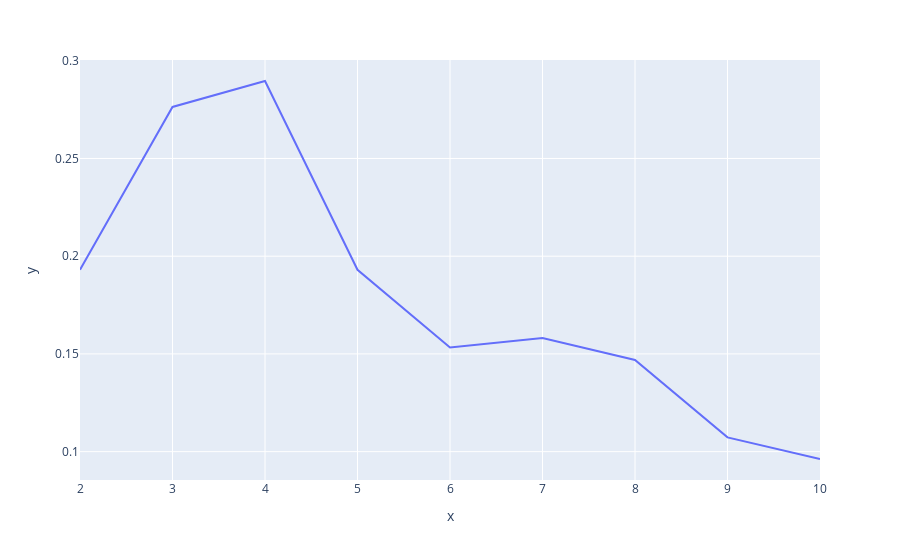

Notebook code cell kept with this figure:
### Code cell
# Plot the sill score to determine the number of clusters
x_axis,sil = calculate_sill_ag(distance_matrix,10)
px.line(x=x_axis,y=sil)

### Figure 1 — Plotly figure (JSON) as saved in the notebook; plotly's stock layout.template omitted (floating-point values rounded to 4 significant figures)
{"data": [{"hovertemplate": "x=%{x}<br>y=%{y}<extra></extra>", "legendgroup": "", "line": {"color": "#636efa", "dash": "solid"}, "mode": "lines", "name": "", "showlegend": false, "type": "scatter", "x": [2, 3, 4, 5, 6, 7, 8, 9, 10], "xaxis": "x", "y": [0.193, 0.2763, 0.2896, 0.1931, 0.1533, 0.1582, 0.1469, 0.1073, 0.09624], "yaxis": "y"}], "layout": {"legend": {"tracegroupgap": 0}, "margin": {"t": 60}, "xaxis": {"anchor": "y", "domain": [0, 1], "title": {"text": "x"}}, "yaxis": {"anchor": "x", "domain": [0, 1], "title": {"text": "y"}}}}
